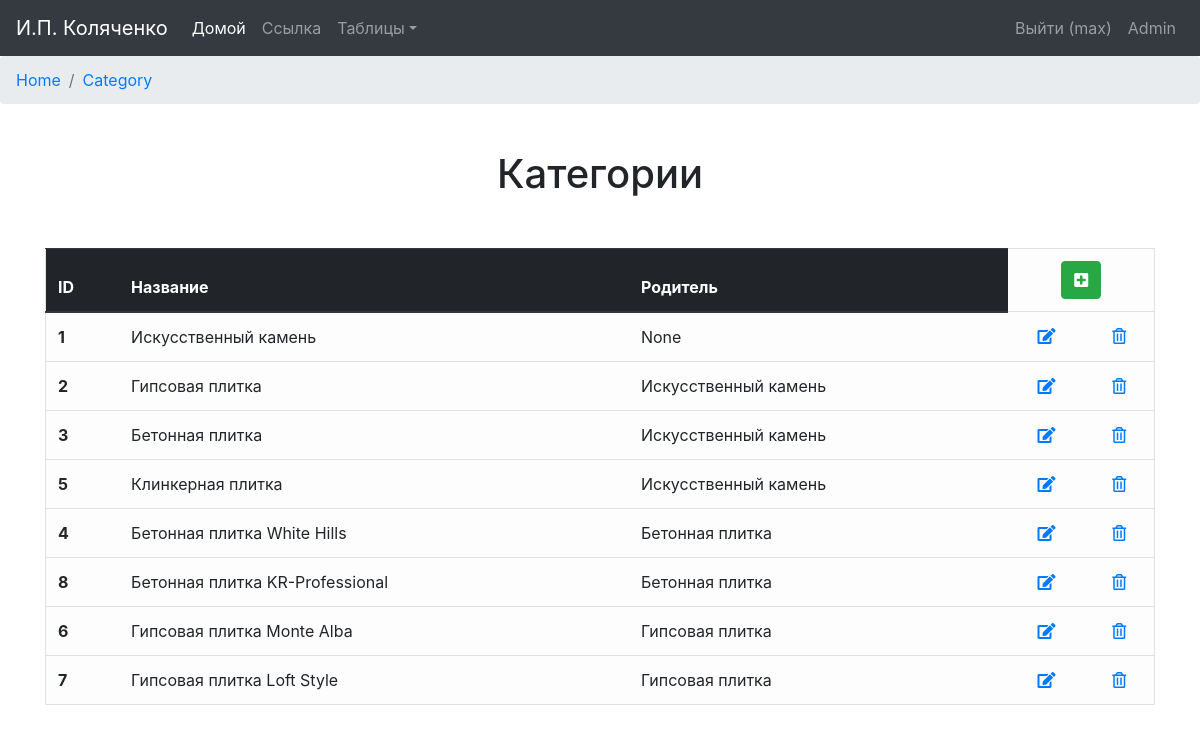
/category (signed in), run on an earlier commit of the app's database.
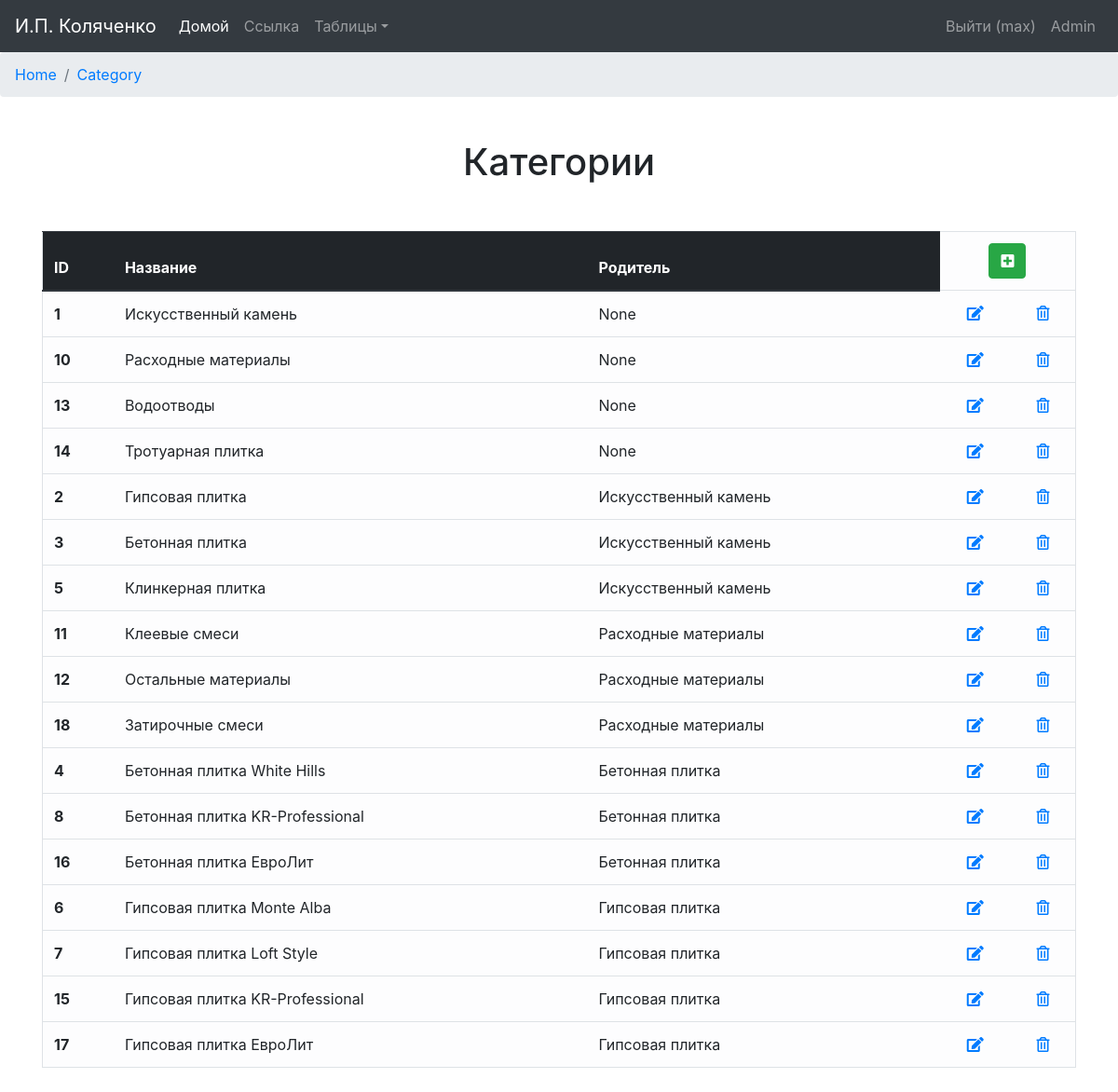
And on a later commit of the database.
### orders/models.py (models this page shows, shortened)
class Category(models.Model):
    cat_name = models.CharField('Название', max_length=32)
    cat_parent = models.ForeignKey('self', blank=True, null=True, default=None)
    cat_alt_id = models.DecimalField('Индекс', max_digits=4, decimal_places=0, default=0)
    cat_alt_name = models.CharField('Имя родителя', max_length=32, blank=True, null=True, default=None)
    is_active = models.BooleanField('Активен', default=True)
    created = models.DateTimeField('Создан', auto_now_add=True, auto_now=False)
    updated = models.DateTimeField('Последнее обновление', auto_now_add=False, auto_now=True)
    def __str__(self):
        return "%s" % self.cat_name
    class Meta:
        verbose_name = 'Категория'
        verbose_name_plural = 'Категории'
        ordering = ["cat_alt_id", "cat_alt_name"]

### orders/views.py (the view)
# urls.py: url(r'^category$', views.category_out, name='category_out'),
@login_required
def category_out(request):
    category_list = Category.objects.filter(is_active=True)
    category_verbose = Category._meta.verbose_name_plural
    return render(request, "Category/category_out.html", locals())

### orders/context_processors.py (called while the page is built)
def getting_username(request):
    username = auth.get_user(request).username
    return locals()

### templates/Category/category_out.html (shortened to what this page needs)
{% extends 'base.html' %}
{% block content %}
<nav aria-label="breadcrumb">
  <ol class="breadcrumb">
    <li class="breadcrumb-item"><a href="{% url "home_page" %}">Home</a></li>
    <li class="breadcrumb-item active" aria-current="page"><a href="{% url "category_out" %}">Category</a></li>
  </ol>
</nav>
    <div class="container">
        <h1 align="center" class="h1-out">{{ category_verbose }}</h1>
    </div>
    <div class="container out-container">
        <table class="table table-light border table-hover" align="center">
            <thead class="thead-dark">
            <tr>
                <th>ID</th>
                <th>Название</th>
                <th>Родитель</th>
                <td colspan="2" align="center">
                    <form action="{% url "category_add" %}">
                        <button type="submit" class="btn btn-success" title="Добавить"><i
                                class="fas fa-plus-square"></i></button>
                    </form>
                </td>
            </tr>
            </thead>
            {% for category in category_list %}
                <tr>
                    <th>{{ category.id }}</th>
                    <td>{{ category.cat_name }}</td>
                    <td>{{ category.cat_parent }}</td>
                    <td align="center"><a href="{% url "category_edit" category.id %}"><i class="fas fa-edit"
                                                                                        title="Изменить"></i></a>
                    </td>
                    <td align="center"><a href="{% url "category_delete" category.id %}"><i class="far fa-trash-alt" title="Удалить"></i></a></td>
                </tr>
            {% endfor %}
        </table>
    </div>
{% endblock %}

### templates/base.html (shortened to what this page needs)
{% load static %}
<!DOCTYPE html>
<html lang="en">
<head>
    <link rel="stylesheet" href="https://maxcdn.bootstrapcdn.com/bootstrap/4.0.0/css/bootstrap.min.css"
>
    <link rel="stylesheet" href="https://use.fontawesome.com/releases/v5.0.13/css/all.css"
>
    <link rel="stylesheet" href="{% static 'css/main.css' %}">
    <link rel="stylesheet" href="{% static 'css/base.css' %}">
</head>
<body>
<div class="wrapper">
    <div class="wrapper-content">
        {% include 'navbar.html' %}
        {% block content %}
        {% endblock content %}
    </div>
</div>
</body>
</html>

### templates/navbar.html (shortened to what this page needs)
{% load static %}
<nav class="navbar navbar-expand-lg navbar-dark bg-dark">
    <a class="navbar-brand" href="{% url "home_page" %}">И.П. Коляченко</a>
    <div class="collapse navbar-collapse" id="navbarsExample05">
        <ul class="navbar-nav mr-auto">
            <li class="nav-item active">
                <a class="nav-link" href="{% url "home_page" %}">Домой <span class="sr-only">(current)</span></a>
            </li>
            <li class="nav-item">
                <a class="nav-link" href="#">Ссылка</a>
            </li>
            <li class="nav-item dropdown">
                <a class="nav-link dropdown-toggle" href="http://example.com" id="dropdown05" data-toggle="dropdown"
                   aria-haspopup="true" aria-expanded="false">Таблицы</a>
            </li>
        </ul>
        <form class="form-inline my-2 my-md-0">
            <ul class="nav navbar-nav navbar-right">
                {% if username %}
                    <li class="nav-item nav-top-item">
                        <a class="nav-link nav-top-link" href="{% url "logout" %}">
                            Выйти ({{ username }})</a>
                    </li>
                    <li class="nav-item nav-top-item">
                        <a class="nav-link nav-top-link" href="admin/">
                            Admin</a>
                    </li>
                {% else %}
                    <li class="nav-item nav-top-item">
                        <a class="nav-link nav-top-link" href="{% url "login" %}">
                            <i class="fa fa-sign-in" aria-hidden="true"></i> Войти</a>
                    </li>
                {% endif %}
            </ul>
        </form>
    </div>
</nav>

### static/static_dev/css/main.css (style rules this page uses)
.out-container { padding-top: 5px; padding-bottom: 10px; }
.h1-out { padding-top: 30px; padding-bottom: 30px; }

### static/static_dev/css/base.css (style rules this page uses)
html, body { height: 100%; max-height: 100%; }
.wrapper { position: relative; min-height: 100%; }
h1 { margin-top: 15px; margin-bottom: 15px; text-align: center; }

What changed in the data, as far as the page shows it:
added Category: id "10", cat_name "Расходные материалы", cat_parent "None"
added Category: id "13", cat_name "Водоотводы", cat_parent "None"
added Category: id "14", cat_name "Тротуарная плитка", cat_parent "None"
added Category: id "11", cat_name "Клеевые смеси", cat_parent "Расходные материалы"
added Category: id "12", cat_name "Остальные материалы", cat_parent "Расходные материалы"
added Category: id "18", cat_name "Затирочные смеси", cat_parent "Расходные материалы"
added Category: id "16", cat_name "Бетонная плитка ЕвроЛит", cat_parent "Бетонная плитка"
added Category: id "15", cat_name "Гипсовая плитка KR-Professional", cat_parent "Гипсовая плитка"
added Category: id "17", cat_name "Гипсовая плитка ЕвроЛит", cat_parent "Гипсовая плитка"
